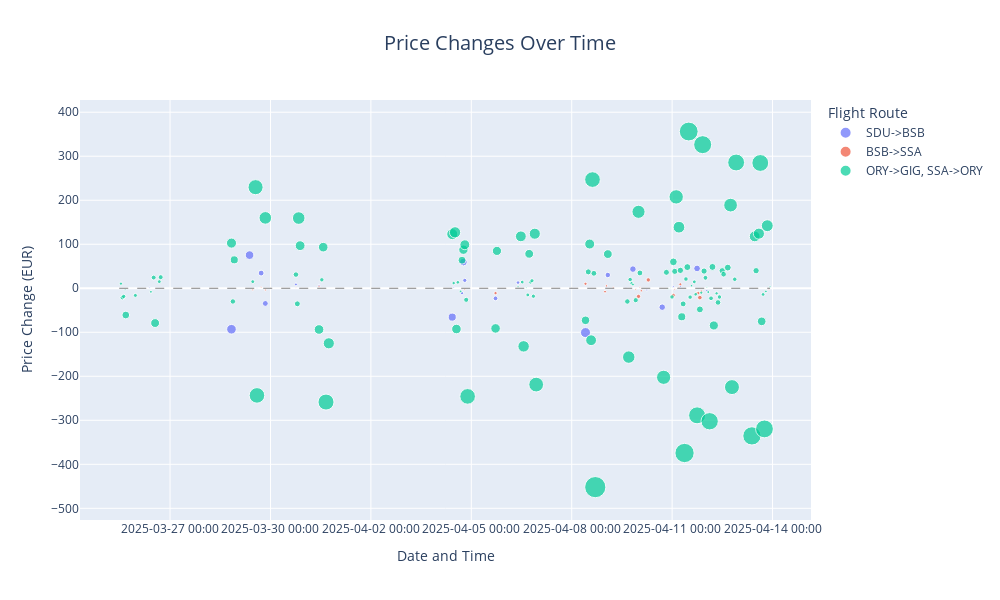

Notebook cell for this chart:
### Markdown cell above
## Price Change Over Time Analysis

### Code cell
# Calculate daily price changes
price_changes = {}

for flight in unique_flights:
    flight_data = df[df['Flight'] == flight].sort_values('Datetime')
    flight_data['Price_Change'] = flight_data['Price_EUR'].diff()
    flight_data['Price_Change_Pct'] = flight_data['Price_EUR'].pct_change() * 100
    price_changes[flight] = flight_data

# Create a dataframe with all price changes
price_change_df = pd.concat(price_changes.values())

# Create interactive price change chart
fig = px.scatter(price_change_df.dropna(), x='Datetime', y='Price_Change', color='Flight',
                 size=abs(price_change_df.dropna()['Price_Change']), size_max=15,
                 title='Price Changes Over Time',
                 labels={'Datetime': 'Date and Time', 'Price_Change': 'Price Change (EUR)', 'Flight': 'Flight Route'})

# Add zero line
fig.add_shape(type="line", x0=price_change_df['Datetime'].min(), y0=0, 
              x1=price_change_df['Datetime'].max(), y1=0,
              line=dict(color="gray", width=1, dash="dash"))

# Improve the layout
fig.update_layout(
    height=600,
    width=1000,
    hovermode='closest',
    hoverlabel=dict(bgcolor="white", font_size=12),
    xaxis=dict(tickformat='%Y-%m-%d %H:%M'),
    title=dict(font=dict(size=20), x=0.5)
)

# Customize hover information to show price change details
fig.update_traces(hovertemplate='<b>%{fullData.name}</b><br>Date: %{x|%Y-%m-%d %H:%M}<br>Price Change: €%{y:.2f}')

# Show the plot
fig.show()

### Figure 1 — Plotly figure (JSON) as saved in the notebook; plotly's stock layout.template omitted (floating-point values rounded to 4 significant figures; data arrays with more than 128 entries replaced by an {"elided": "..."} marker saying what was removed)
{"data": [{"hovertemplate": "<b>%{fullData.name}</b><br>Date: %{x|%Y-%m-%d %H:%M}<br>Price Change: €%{y:.2f}", "legendgroup": "SDU->BSB", "marker": {"color": "#636efa", "size": {"elided": "159 float values"}, "sizemode": "area", "sizeref": 2.008, "symbol": "circle"}, "mode": "markers", "name": "SDU->BSB", "orientation": "v", "showlegend": true, "type": "scatter", "x": {"elided": "159 str values"}, "xaxis": "x", "y": {"elided": "159 float values"}, "yaxis": "y"}, {"hovertemplate": "<b>%{fullData.name}</b><br>Date: %{x|%Y-%m-%d %H:%M}<br>Price Change: €%{y:.2f}", "legendgroup": "BSB->SSA", "marker": {"color": "#EF553B", "size": {"elided": "162 float values"}, "sizemode": "area", "sizeref": 2.008, "symbol": "circle"}, "mode": "markers", "name": "BSB->SSA", "orientation": "v", "showlegend": true, "type": "scatter", "x": {"elided": "162 str values"}, "xaxis": "x", "y": {"elided": "162 float values"}, "yaxis": "y"}, {"hovertemplate": "<b>%{fullData.name}</b><br>Date: %{x|%Y-%m-%d %H:%M}<br>Price Change: €%{y:.2f}", "legendgroup": "ORY->GIG, SSA->ORY", "marker": {"color": "#00cc96", "size": {"elided": "194 float values"}, "sizemode": "area", "sizeref": 2.008, "symbol": "circle"}, "mode": "markers", "name": "ORY->GIG, SSA->ORY", "orientation": "v", "showlegend": true, "type": "scatter", "x": {"elided": "194 str values"}, "xaxis": "x", "y": {"elided": "194 float values"}, "yaxis": "y"}], "layout": {"height": 600, "hoverlabel": {"bgcolor": "white", "font": {"size": 12}}, "hovermode": "closest", "legend": {"itemsizing": "constant", "title": {"text": "Flight Route"}, "tracegroupgap": 0}, "shapes": [{"line": {"color": "gray", "dash": "dash", "width": 1}, "type": "line", "x0": "2025-03-25T11:32:55", "x1": "2025-04-13T22:12:41", "y0": 0, "y1": 0}], "title": {"font": {"size": 20}, "text": "Price Changes Over Time", "x": 0.5}, "width": 1000, "xaxis": {"anchor": "y", "domain": [0, 1], "tickformat": "%Y-%m-%d %H:%M", "title": {"text": "Date and Time"}}, "yaxis": {"anchor": "x", "domain": [0, 1], "title": {"text": "Price Change (EUR)"}}}}
